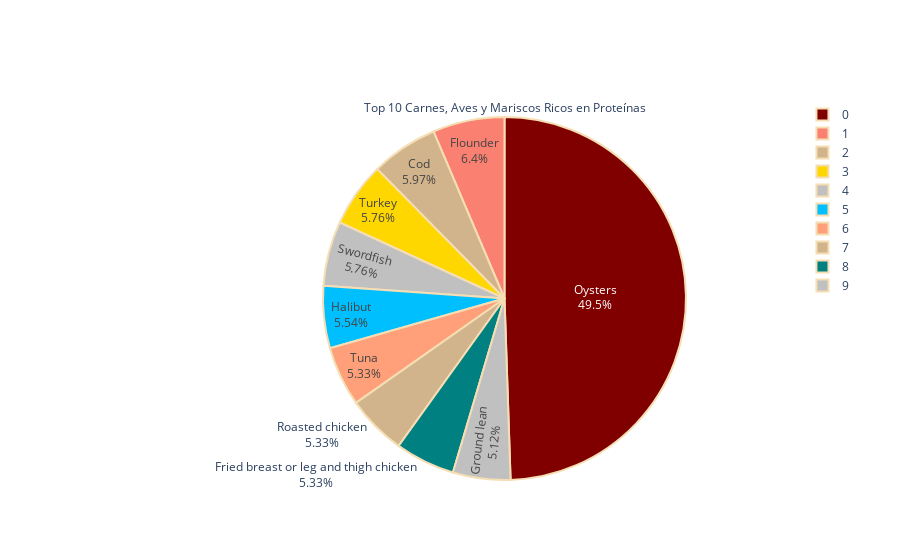

Source (notebook cell):
### Markdown cell above
# Análisis de Carnes, Aves y Mariscos

En esta sección, se identifican los alimentos con mayor contenido de proteínas dentro de las categorías de carnes, aves y mariscos. El objetivo es destacar los alimentos más ricos en proteínas de estas categorías.

## Proceso

1. **Filtrado de Datos**:
   - Se seleccionan únicamente los alimentos que pertenecen a las categorías `Fish Seafood` (Pescados y Mariscos) y `Meat Poultry` (Carnes y Aves).

2. **Selección de los Más Proteicos**:
   - Se ordenan los alimentos de estas categorías por su contenido en proteínas en orden descendente.
   - Se seleccionan los 10 alimentos con mayor contenido de proteínas.

3. **Visualización**:
   - Se genera un gráfico de pastel que muestra los alimentos seleccionados y sus proporciones de proteína.

### Code cell
# Filtrar las categorías de carnes, aves y mariscos
meat = nutrients[nutrients['Category'].isin(['Fish Seafood', 'Meat Poultry'])]

# Ordenar por contenido de proteínas y seleccionar los 10 más altos
meats_top = meat.sort_values(by='Protein', ascending=False).head(10)

# Crear gráfico de pastel para los alimentos ricos en proteínas
import plotly.graph_objects as go

fig = go.Figure(go.Pie(
    values=meats_top['Protein'].values,
    text=meats_top['Food'],
    title={"text": "Top 10 Carnes, Aves y Mariscos Ricos en Proteínas"},
    marker={
        "colors": ["maroon", "salmon", "tan", "gold", "silver", "deepskyblue", "lightsalmon", "tan", "teal", "silver"],
        "line": {"color": "wheat", "width": 2}
    }
))

fig.show()

### Figure 1 — Plotly figure (JSON) as saved in the notebook; plotly's stock layout.template omitted (floating-point values rounded to 4 significant figures)
{"data": [{"marker": {"colors": ["maroon", "salmon", "tan", "gold", "silver", "deepskyblue", "lightsalmon", "tan", "teal", "silver"], "line": {"color": "wheat", "width": 2}}, "text": ["Oysters", "Flounder", "Cod", "Turkey", "Swordfish", "Halibut", "Tuna", "Roasted chicken", "Fried breast or leg and thigh chicken", "Ground lean"], "title": {"text": "Top 10 Carnes, Aves y Mariscos Ricos en Proteínas"}, "type": "pie", "values": [232, 30, 28, 27, 27, 26, 25, 25, 25, 24]}], "layout": {"autosize": true}}
